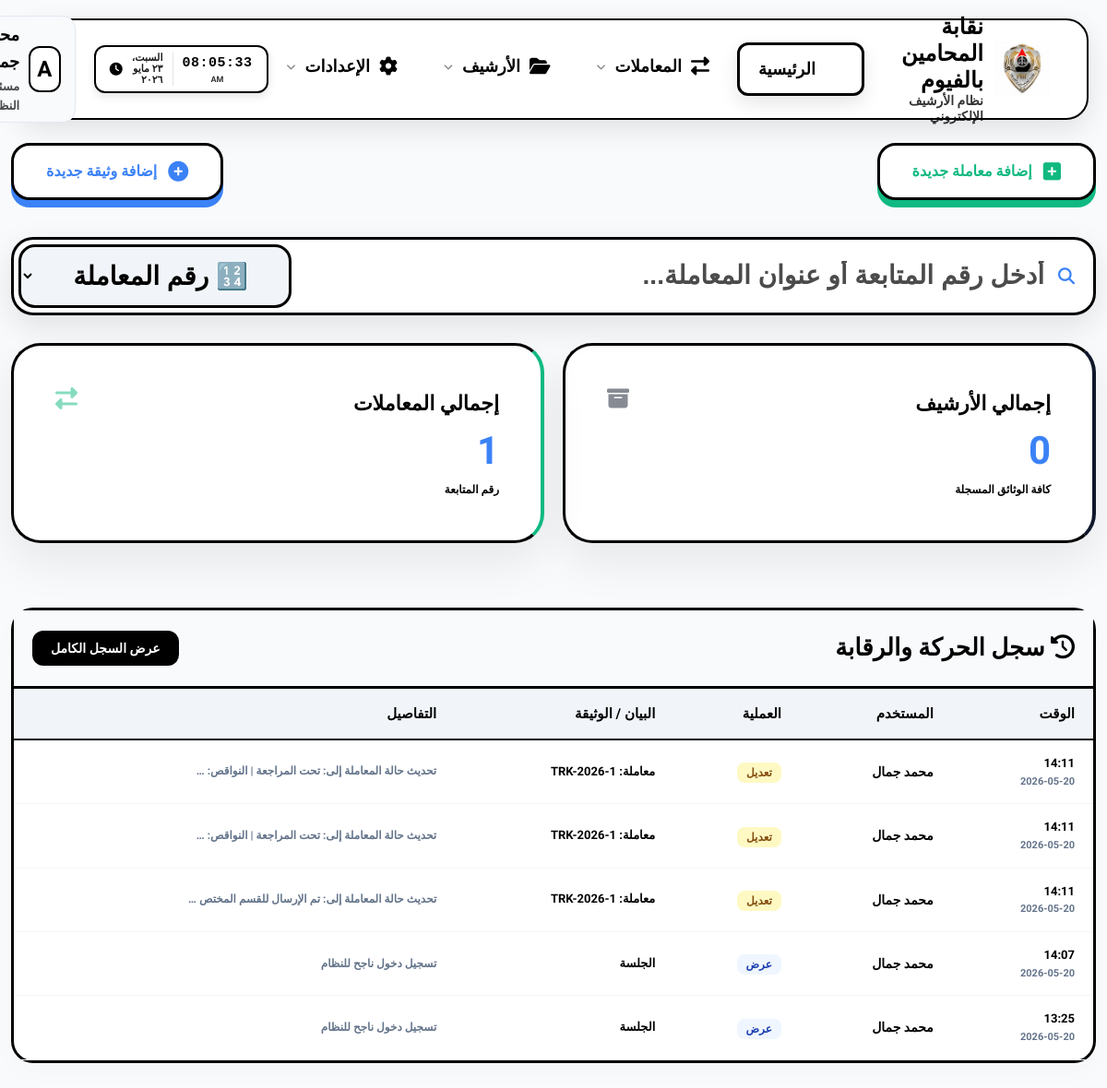
Before: /dashboard/ (signed in) with the older database file.
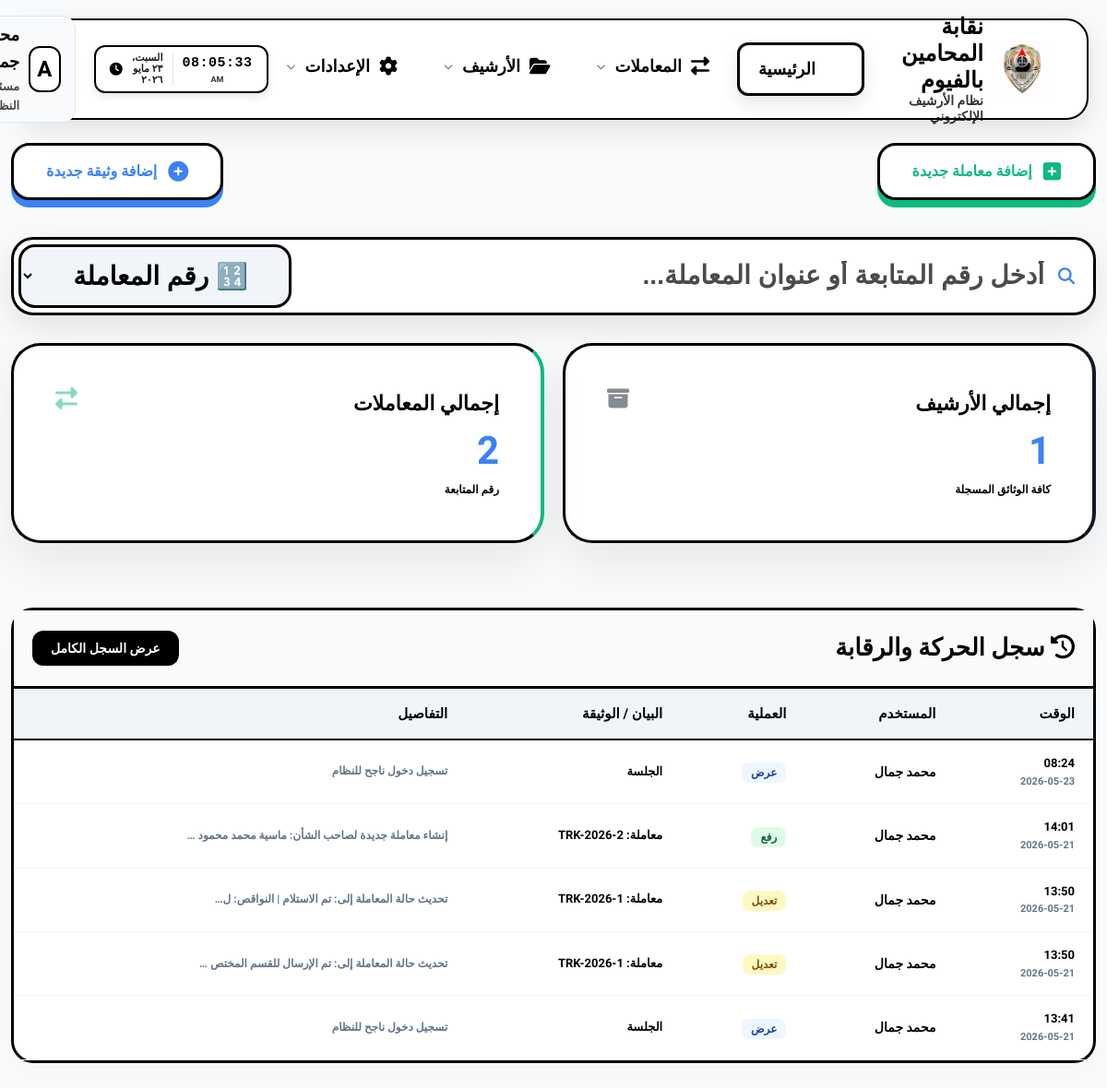
After: the same page with the newer database file.
### eams/models.py (models this page shows, shortened)
class AuditLog(models.Model):
    ACTION_CHOICES = (
        ('upload', 'رفع'),
        ('edit', 'تعديل'),
        ('delete', 'حذف'),
        ('view', 'عرض'),
    )
    user = models.ForeignKey(User, on_delete=models.SET_NULL, null=True, verbose_name="المستخدم")
    action = models.CharField(max_length=20, choices=ACTION_CHOICES, verbose_name="العملية")
    document_title = models.CharField(max_length=255, verbose_name="عنوان الوثيقة")
    timestamp = models.DateTimeField(auto_now_add=True, verbose_name="الوقت")
    details = models.TextField(blank=True, null=True, verbose_name="التفاصيل")
    @property
    def user_full_name(self):
        if self.user:
            if hasattr(self.user, 'profile') and self.user.profile.full_name:
                return self.user.profile.full_name
            return self.user.username
        return "النظام"
    @property
    def display_document_title(self):
        import re
        if self.document_title:
            return re.sub(r'TRK-(\d{4})-0*(\d+)', r'TRK-\1-\2', self.document_title)
        return self.document_title
    @property
    def display_details(self):
        import re
        if self.details:
            return re.sub(r'TRK-(\d{4})-0*(\d+)', r'TRK-\1-\2', self.details)
        return self.details

class Profile(models.Model):
    ROLE_CHOICES = (
        ('admin', 'مدير نظام'),
        ('employee', 'موظف'),
        ('viewer', 'مشاهد'),
    )
    user = models.OneToOneField(User, on_delete=models.CASCADE, related_name='profile')
    full_name = models.CharField(max_length=255, blank=True, null=True, verbose_name="الاسم بالكامل")
    job_title = models.CharField(max_length=255, blank=True, null=True, verbose_name="الوظيفة")
    department = models.CharField(max_length=255, blank=True, null=True, verbose_name="القسم")
    raw_password = models.CharField(max_length=255, blank=True, null=True, verbose_name="كلمة المرور الحالية (للمدير)")
    access_incoming = models.BooleanField(default=True, verbose_name="الأرشيف الوارد")
    access_outgoing = models.BooleanField(default=True, verbose_name="الأرشيف الصادر")
    access_internal = models.BooleanField(default=True, verbose_name="البريد الداخلي")
    access_reports = models.BooleanField(default=False, verbose_name="التقارير الإحصائية")
    access_categories = models.BooleanField(default=False, verbose_name="إدارة الأقسام")
    access_audit = models.BooleanField(default=False, verbose_name="سجل التحركات")
    access_users = models.BooleanField(default=False, verbose_name="إدارة المستخدمين")

### eams/views.py (the view)
# urls.py: path('', RedirectView.as_view(url='dashboard/', permanent=True)),
@login_required
def dashboard(request):
    total_docs = Document.objects.count()
    incoming_count = Document.objects.filter(doc_type='incoming').count()
    outgoing_count = Document.objects.filter(doc_type='outgoing').count()
    internal_count = Document.objects.filter(doc_type='internal').count()
    recent_docs = Document.objects.order_by('-uploaded_at')[:5]
    categories = Category.objects.annotate(doc_count=Count('documents')).order_by('-doc_count')[:5]
    activities = AuditLog.objects.order_by('-timestamp')[:5]
    context = {
        'total_docs': total_docs,
        'total_transactions': Transaction.objects.count(),
        'recent_docs': recent_docs,
        'categories': categories,
        'activities': activities,
    }
    return render(request, 'eams/dashboard.html', context)

### templates/eams/dashboard.html (shortened to what this page needs)
{% extends 'base.html' %}
{% block content %}
<div class="fade-in">
    <div class="dashboard-header" style="display: flex; justify-content: space-between; align-items: center; margin-bottom: 40px; flex-wrap: wrap; gap: 20px;">
        <a href="{% url 'transaction_create' %}" class="quick-action-btn btn-transaction-pro">
            <i class="fas fa-plus-square"></i> إضافة معاملة جديدة
        </a>
        <a href="{% url 'document_create' %}" class="quick-action-btn btn-document-pro">
            <i class="fas fa-plus-circle"></i> إضافة وثيقة جديدة
        </a>
    </div>
    <div style="margin-bottom: 30px; position: relative;" id="live-search-wrapper">
        <div class="search-box-container" style="display: flex; align-items: center; gap: 0; background: #fff; border: 3px solid #000000; border-radius: 24px; padding: 5px; box-shadow: 0 12px 35px rgba(0,0,0,0.1); transition: all 0.3s;" id="search-box-container">
            <div style="flex: 1; display: flex; align-items: center; gap: 15px; padding: 0 15px;">
                <i class="fas fa-search" style="color: var(--accent-color); font-size: 18px;"></i>
                <input type="text" id="live-search-input"
                    placeholder="أدخل رقم المتابعة أو عنوان المعاملة..."
                    style="border: none; outline: none; flex-grow: 1; font-size: 28px; background: transparent; color: #000000 !important; font-weight: 900;"
                    autocomplete="off">
            </div>
            <select id="search-type-select" style="background: #f1f5f9 !important; border: 3px solid #000 !important; border-radius: 18px; padding: 15px 40px; font-weight: 900; font-size: 28px; color: #000 !important; cursor: pointer; outline: none; margin-right: 10px; height: auto;">
                <option value="transaction" style="background: #fff; color: #000;" selected>🔢 رقم المعاملة</option>
            </select>
        </div>
    </div>
    {% if request.user.profile.access_users %}
    <div class="stats-grid"
         hx-get="{% url 'dashboard_stats_partial' %}"
         hx-trigger="every 10s"
         hx-swap="innerHTML"
         style="display: grid; grid-template-columns: repeat(auto-fit, minmax(200px, 1fr)); gap: 20px; margin-bottom: 30px;">
        {% include 'eams/partials/stats.html' %}
    </div>
    <div class="data-container table-responsive" style="margin-top: 30px; border: 3px solid #000; padding: 0;">
        <div style="background: #f8fafc; padding: 20px; border-bottom: 3px solid #000; display: flex; justify-content: space-between; align-items: center;">
            <h2 style="font-weight: 900; margin: 0; font-size: 24px;"><i class="fas fa-history"></i> سجل الحركة والرقابة</h2>
            <a href="{% url 'audit_log' %}" style="text-decoration: none; background: #000; color: #fff; padding: 8px 20px; border-radius: 12px; font-weight: 800; font-size: 14px;">عرض السجل الكامل</a>
        </div>
        <table style="width: 100%; border-collapse: collapse; min-width: 800px;">
            <thead style="background: #f1f5f9; border-bottom: 2px solid #000;">
                <tr>
                    <th style="padding: 15px 20px; text-align: right; font-weight: 900;">الوقت</th>
                    <th style="padding: 15px 20px; text-align: right; font-weight: 900;">المستخدم</th>
                    <th style="padding: 15px 20px; text-align: right; font-weight: 900;">العملية</th>
                    <th style="padding: 15px 20px; text-align: right; font-weight: 900;">البيان / الوثيقة</th>
                    <th style="padding: 15px 20px; text-align: right; font-weight: 900;">التفاصيل</th>
                </tr>
            </thead>
            <tbody hx-get="{% url 'dashboard_activities_partial' %}" hx-trigger="every 10s" hx-swap="innerHTML">
                {% include 'eams/partials/activities.html' %}
            </tbody>
        </table>
    </div>
    {% endif %}
</div>
{% endblock %}

### templates/eams/partials/activities.html
{% for log in activities %}
<tr style="border-bottom: 1px solid #f1f5f9;">
    <td style="padding: 15px 20px;">
        <div style="font-weight: 900; color: #000; font-size: 13px;">{{ log.timestamp|date:"H:i" }}</div>
        <div style="font-size: 11px; color: #64748b; font-weight: 700;">{{ log.timestamp|date:"Y-m-d" }}</div>
    </td>
    <td style="padding: 15px 20px; font-weight: 800; font-size: 14px; color: #000;">{{ log.user_full_name }}</td>
    <td style="padding: 15px 20px;">
        {% if log.action == 'upload' %}
        <span style="background: #dcfce7; color: #166534; padding: 4px 10px; border-radius: 8px; font-size: 12px; font-weight: 900;">{{ log.get_action_display }}</span>
        {% elif log.action == 'delete' %}
        <span style="background: #fee2e2; color: #991b1b; padding: 4px 10px; border-radius: 8px; font-size: 12px; font-weight: 900;">{{ log.get_action_display }}</span>
        {% elif log.action == 'edit' %}
        <span style="background: #fef9c3; color: #854d0e; padding: 4px 10px; border-radius: 8px; font-size: 12px; font-weight: 900;">{{ log.get_action_display }}</span>
        {% else %}
        <span style="background: #eff6ff; color: #1e40af; padding: 4px 10px; border-radius: 8px; font-size: 12px; font-weight: 900;">{{ log.get_action_display }}</span>
        {% endif %}
    </td>
    <td style="padding: 15px 20px; font-weight: 700; font-size: 13px;">{{ log.display_document_title|default:"---" }}</td>
    <td style="padding: 15px 20px; font-size: 12px; color: #64748b; font-weight: 700;">{{ log.display_details|truncatechars:50 }}</td>
</tr>
{% empty %}
<tr>
    <td colspan="5" style="text-align: center; padding: 30px; color: #64748b; font-weight: 800;">لا يوجد نشاط مسجل</td>
</tr>
{% endfor %}

Changed rows visible on the page:
no longer on this page (row unchanged): AuditLog: timestamp "14:11", timestamp "2026-05-20", user_full_name "محمد جمال", action "تعديل", display_document_title "معاملة: TRK-2026-1", display_details "تحديث حالة المعاملة إلى: تحت المراجعة | النواقص: …"
no longer on this page (row unchanged): AuditLog: timestamp "14:11", timestamp "2026-05-20", user_full_name "محمد جمال", action "تعديل", display_document_title "معاملة: TRK-2026-1", display_details "تحديث حالة المعاملة إلى: تحت المراجعة | النواقص: …"
no longer on this page (row unchanged): AuditLog: timestamp "14:11", timestamp "2026-05-20", user_full_name "محمد جمال", action "تعديل", display_document_title "معاملة: TRK-2026-1", display_details "تحديث حالة المعاملة إلى: تم الإرسال للقسم المختص …"
no longer on this page (row unchanged): AuditLog: timestamp "14:07", timestamp "2026-05-20", user_full_name "محمد جمال", action "عرض", display_document_title "الجلسة", display_details "تسجيل دخول ناجح للنظام"
no longer on this page (row unchanged): AuditLog: timestamp "13:25", timestamp "2026-05-20", user_full_name "محمد جمال", action "عرض", display_document_title "الجلسة", display_details "تسجيل دخول ناجح للنظام"
added AuditLog: timestamp "08:24", timestamp "2026-05-23", user_full_name "محمد جمال", action "عرض", display_document_title "الجلسة", display_details "تسجيل دخول ناجح للنظام"
added AuditLog: timestamp "14:01", timestamp "2026-05-21", user_full_name "محمد جمال", action "رفع", display_document_title "معاملة: TRK-2026-2", display_details "إنشاء معاملة جديدة لصاحب الشأن: ماسية محمد محمود …"
added AuditLog: timestamp "13:50", timestamp "2026-05-21", user_full_name "محمد جمال", action "تعديل", display_document_title "معاملة: TRK-2026-1", display_details "تحديث حالة المعاملة إلى: تم الاستلام | النواقص: ل…"
added AuditLog: timestamp "13:50", timestamp "2026-05-21", user_full_name "محمد جمال", action "تعديل", display_document_title "معاملة: TRK-2026-1", display_details "تحديث حالة المعاملة إلى: تم الإرسال للقسم المختص …"
added AuditLog: timestamp "13:41", timestamp "2026-05-21", user_full_name "محمد جمال", action "عرض", display_document_title "الجلسة", display_details "تسجيل دخول ناجح للنظام"
Other visible differences:
{{ total_docs }}: "0" → "1"
{{ total_transactions }}: "1" → "2"
